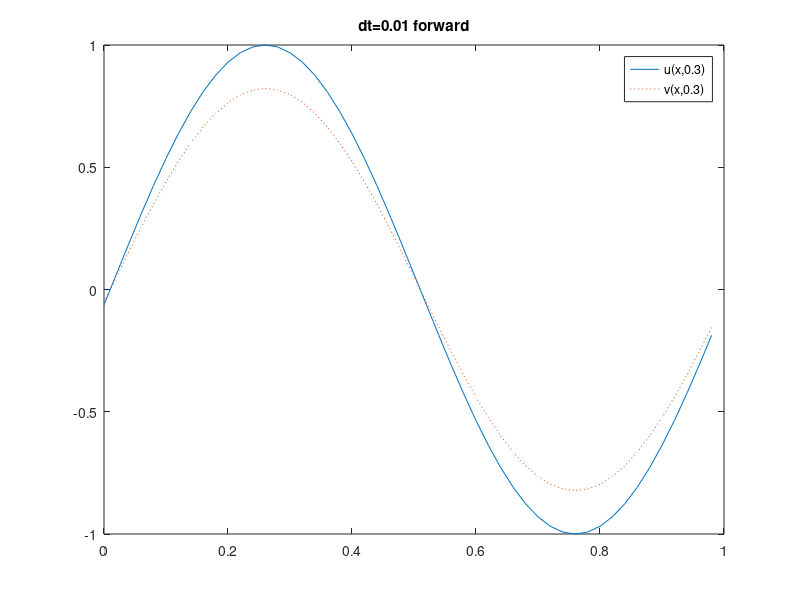

Here is the MATLAB script that generated this plot:
dt=0.01;
dx=0.02;
bool=1;
N=3/dt;
J=1/dx;
A=zeros(J,N);
j=1:J;
A(:,1)=sin(2*pi*(j-1)*dx);
method=' ';
if bool
    for n=2:N
        for j=1:J
            if j==J
                A(j,n)=A(j,n-1)+dt/dx*(A(1,n-1)-A(j,n-1));
            else
                A(j,n)=A(j,n-1)+dt/dx*(A(j+1,n-1)-A(j,n-1));
            end
        end
    end
    method='forward';
else
    for n=2:N
        for j=1:J
            if j==J
                A(j,n)=A(j,n-1)+dt/dx*(A(1,n-1)-A(j-1,n-1))/2;
            elseif j==1
                A(j,n)=A(j,n-1)+dt/dx*(A(j+1,n-1)-A(J,n-1))/2;
            else
                A(j,n)=A(j,n-1)+dt/dx*(A(j+1,n-1)-A(j-1,n-1))/2;
            end
        end
    end
    method='center';
end
x=0:dx:1;
x=x(1:50);
y=sin(2*pi*(x+0.99));
plot(x,y,x,A(:,0.99/dt+1),':');
legend('u(x,0.3)','v(x,0.3)');
title(['dt=',num2str(dt),' ',method]);